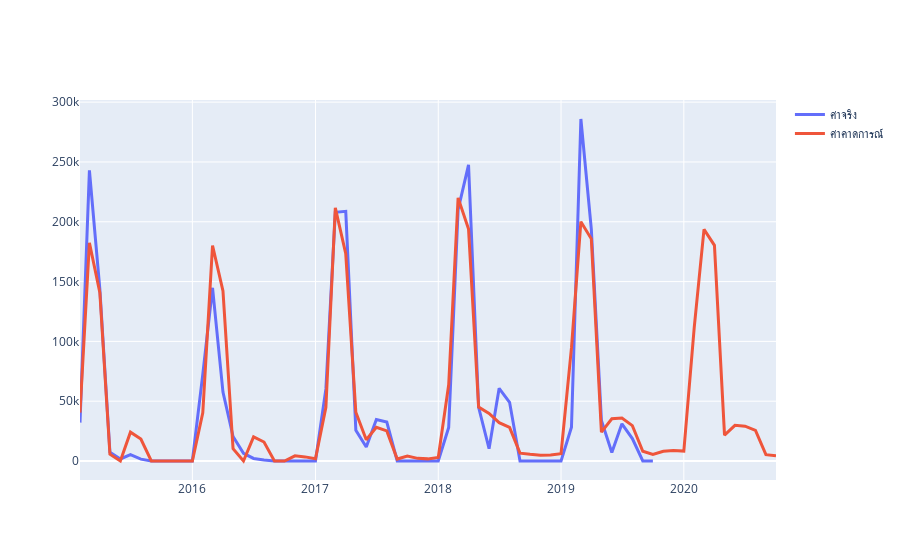
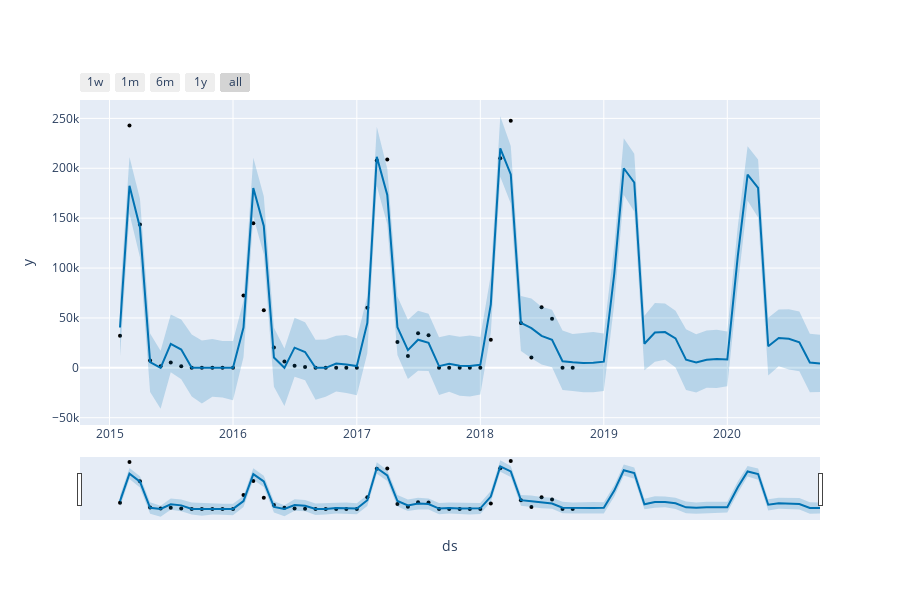
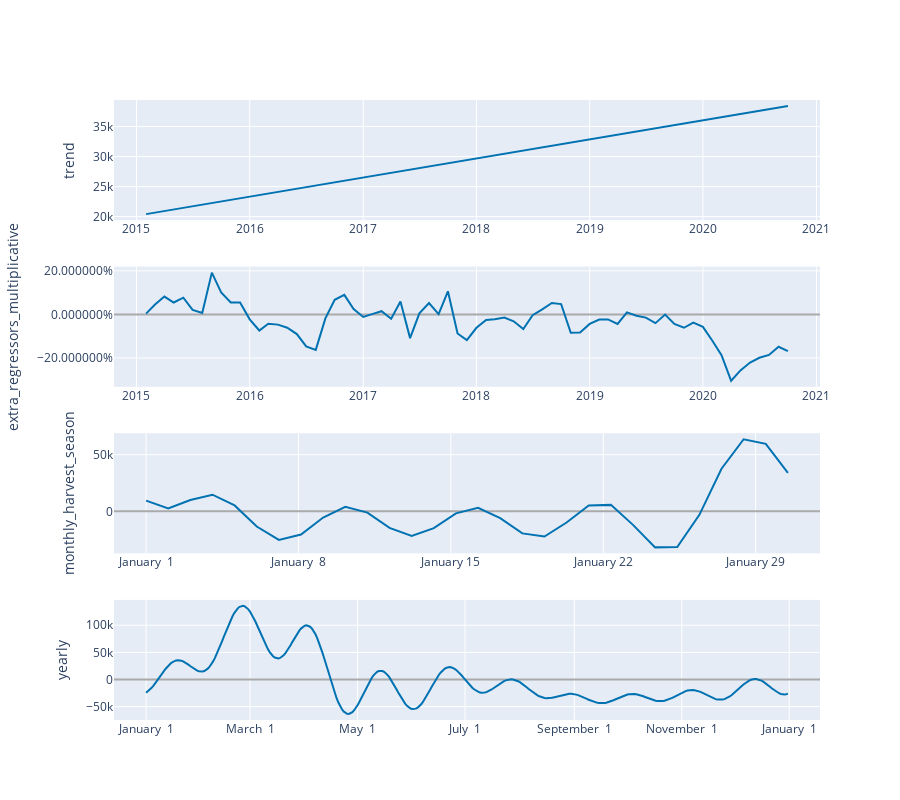

Source (notebook cell) for these figures, in order:
### Code cell
Province=df_group.index[0]
df_yield = get_yeild_area(df, Province)
print(f'Total Yield from {df.date.min().strftime("%b %Y")} to {df.date.max().strftime("%b %Y")} = {df_group.loc[Province,"value"]}')

df_precipitation = read_month_data_area(df_precip, Province)


if ptype == 'rubber':
    df_price1 = read_month_data(price_file[0])
    df_price2 = read_month_data(price_file[1])
    df_price3 = read_month_data(price_file[2])

    col_regressor = ['cost', 'precipitation', 'price_latex', 'price_cup', 'price_sheet']
    @add_regressor([df_cost, df_precipitation, df_price1, df_price2, df_price3], col_regressor)
    def add_features(df):
        return df
else:
    df_price = read_month_data(price_file)

    col_regressor = ['cost', 'precipitation', 'price']
    @add_regressor([df_cost, df_precipitation, df_price], col_regressor)
    def add_features(df):
        return df

df_train, df_test = df_yield[12:], df_yield[:12]
df_train = add_features(df_train).dropna()
if is_harvest_season:
    df_train = df_train.apply(is_harvest_season, axis=1)

df_yield['year'] = pd.DatetimeIndex(df_yield['ds']).year
print(df_yield.groupby('year').sum().head())

model = Prophet(weekly_seasonality=False, daily_seasonality=False)
model.seasonality_prior_scale = param['seasonality_prior_scale']

if is_harvest_season:
    model.add_seasonality(name = 'monthly_harvest_season', 
                          period = 30.5, 
                          fourier_order = param['fourier_order'], 
                          condition_name = 'harvest_season')

for col in col_regressor:
    model.add_regressor(col, 
                        prior_scale = param['prior_scale'], 
                        mode = 'multiplicative')

model.fit(df_train)

future = model.make_future_dataframe(periods=24, freq="MS")
future = add_features(future)

if is_harvest_season:
    future = future.apply(is_harvest_season, axis=1)

forecast = model.predict(future)
forecast.yhat.clip(lower=0, inplace=True)
forecast = forecast.sort_values(by='ds', ascending=False).reset_index().drop(columns=['index'])

# Sanity check that we are evaluating the forecase at the same date
assert(np.all(forecast[12:24]['ds'].to_numpy() == df_test['ds'].to_numpy()))
# Calculate root mean squared error.
print(f'\nPredict Yield from {df_test["ds"].min().strftime("%b %Y")} to {df_test["ds"].max().strftime("%b %Y")}')
print('RMSE: %.2f' % np.sqrt(np.mean((forecast[12:24]['yhat'].to_numpy() - df_test['y'].to_numpy())**2)) )
print('MAE: %.2f' % np.mean(np.abs(forecast[12:24]['yhat'].to_numpy() - df_test['y'].to_numpy())) )

total_error = abs(1 - (np.sum(forecast[12:24]['yhat'].to_numpy()) / np.sum(df_test['y'].to_numpy()))) * 100
print(f"Total Error: {total_error:.3f} %")
print(f"Forecast: {np.sum(forecast[12:24]['yhat'].to_numpy()):.2f}")
print('Ground Truth:', np.sum(df_test['y'].to_numpy()))

py.iplot([
    go.Scatter(x=df_yield['ds'], y=df_yield['y'], name='ค่าจริง', line=dict(width=3)),
    go.Scatter(x=forecast['ds'], y=forecast['yhat'], name='ค่าคาดการณ์', line=dict(width=3)),
#     go.Scatter(x=forecast['ds'], y=forecast['trend'], name='Trend'),
#     go.Scatter(x=df_test['ds'], y=df_test['y'], name='test', marker=dict(color='blue', size=12), line=dict(width=3)),
])

f1 = plot_plotly(model, forecast)
py.iplot(plot_plotly(model, forecast))
f1.write_html("f1.html")

f2 = plot_components_plotly(model, forecast)
py.iplot(plot_components_plotly(model, forecast))
f2.write_html("f2.html")
